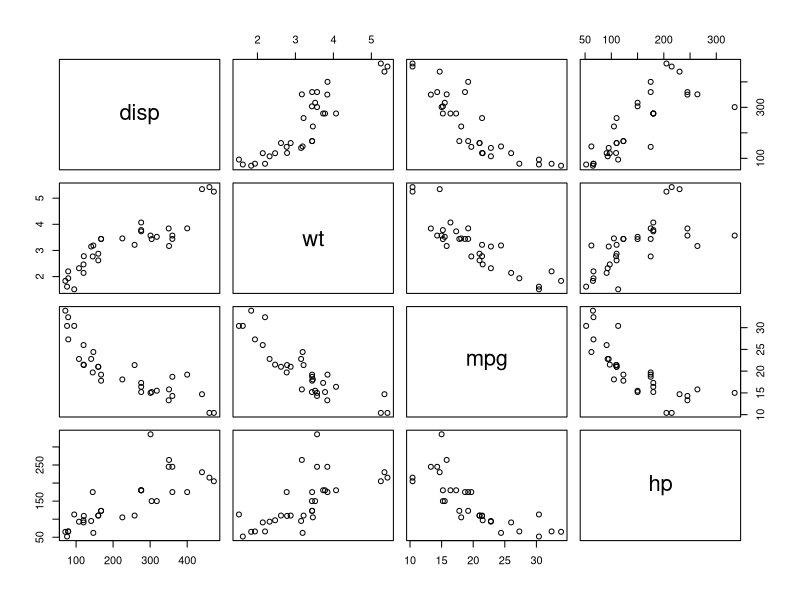

Here is the R script that generated this plot:
#a
df = mtcars
df[1:5,]

#b
pairs(~disp + wt + mpg + hp, data = mtcars)

#c
a <- mtcars[,c("mpg","wt")]
model <- lm(mpg~wt, data = a)
print(model)
